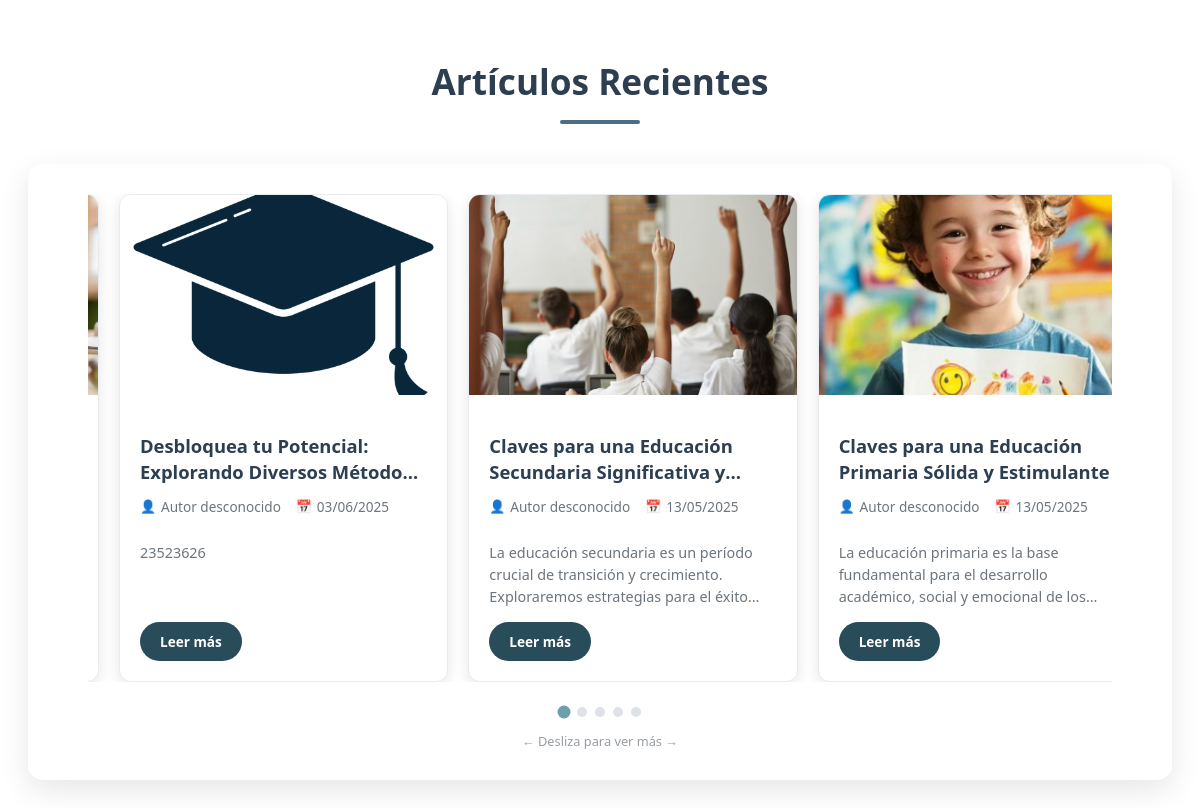
The app's page /PHP/carrusel_noticias.php with its own data.
### tables this page shows
CREATE TABLE `publicaciones_2` (
  `id` int(11) NOT NULL,
  `titular` varchar(255) NOT NULL,
  `fecha` date NOT NULL,
  `descripcion_corta` varchar(255) NOT NULL,
  `contenido` text NOT NULL,
  `referencia` varchar(255) NOT NULL,
  `imagen` varchar(255) DEFAULT NULL COMMENT 'Ruta/nombre del archivo de imagen',
  `categoria` varchar(50) NOT NULL,
  `fecha_creacion` timestamp NOT NULL DEFAULT current_timestamp(),
  `total_ratings` int(11) DEFAULT 0,
  `rating_count` int(11) DEFAULT 0,
  `mensaje` varchar(255) NOT NULL,
  `estado` enum('publicado','archivado') DEFAULT 'publicado',
  `categoria_id` int(11) DEFAULT NULL
);

### PHP/carrusel_noticias.php (the view, shortened to what this page needs)
<?php
include 'blog_db.php';
$sql = "SELECT * FROM publicaciones_2 WHERE estado = 'publicado' ORDER BY fecha_creacion DESC LIMIT 5";
$resultado = $conn->query($sql);
if ($resultado && $resultado->num_rows > 0) {
    $noticias = [];
    while ($fila = $resultado->fetch_assoc()) {
        $noticias[] = $fila;
    }
    ?>
    <!DOCTYPE html>
    <html lang="es">
    <head>
        <link rel="stylesheet" href="../css/carrusel noticias.css">
    </head>
    <body>
        <div class="news-carousel-container">
            <div class="carousel-section-header">
                <h2>Artículos Recientes</h2>
                <div class="carousel-underline"></div>
            </div>
            <div class="carousel-main-container">
                <div class="carousel-wrapper">
                    <div class="carousel-track" id="carouselTrack">
                        <?php foreach ($noticias as $fila):
                            $titular = htmlspecialchars($fila['titular'] ?? 'Sin título');
                            $autor = htmlspecialchars($fila['autor'] ?? 'Autor desconocido');
                            $fecha = isset($fila['fecha_creacion']) ? date('d/m/Y', strtotime($fila['fecha_creacion'])) : '';
                            $descripcion = htmlspecialchars($fila['descripcion_corta'] ?? 'Sin descripción disponible');
                            $imagen = isset($fila['imagen']) ? '../images/publicaciones/' . htmlspecialchars($fila['imagen']) : '../images/default-news.jpg';
                            $id = $fila['id'] ?? 0;
                        ?>
                        <div class="carousel-article-card">
                            <div class="carousel-card-image">
                                <img src="<?= $imagen ?>" alt="<?= $titular ?>" onerror="this.src='../images/default-news.jpg'">
                            </div>
                            <div class="carousel-card-content">
                                <h3 class="carousel-card-title"><?= $titular ?></h3>
                                <div class="carousel-card-meta">
                                    <div class="carousel-meta-item">
                                        <span class="carousel-meta-icon">👤</span><span><?= $autor ?></span>
                                    </div>
                                    <div class="carousel-meta-item">
                                        <span class="carousel-meta-icon">📅</span><span><?= $fecha ?></span>
                                    </div>
                                </div>
                                <p class="carousel-card-description"><?= $descripcion ?></p>
                                <a href="../PHP/post_completo.php?id=<?= $id ?>" class="carousel-read-more-btn">Leer más</a>
                            </div>
                        </div>
                        <?php endforeach; ?>
                    </div>
                </div>
                <?php if (count($noticias) > 1): ?>
                    <div class="carousel-indicators">
                        <?php for ($i = 0; $i < count($noticias); $i++): ?>
                            <div class="carousel-indicator <?= $i === 0 ? 'active' : '' ?>" data-position="<?= $i ?>"></div>
                        <?php endfor; ?>
                    </div>
                <?php endif; ?>
                <div class="carousel-swipe-hint">
                    <span>← Desliza para ver más →</span>
                </div>
            </div>
        </div>
    </body>
    </html>
    <?php
} else {
    echo '<div class="carousel-no-news"><p>No hay noticias disponibles en este momento.</p></div>';
}
?>

### css/carrusel noticias.css (style rules this page uses)
.news-carousel-container { max-width: 1200px; margin: 0 auto; padding: 20px; font-family: 'Segoe UI', Tahoma, Geneva, Verdana, sans-serif; }
.carousel-section-header { text-align: center; margin-bottom: 40px; }
.carousel-section-header h2 { font-size: 2.2rem; color: #2c3e50; font-weight: 700; margin-bottom: 15px; }
.carousel-underline { width: 80px; height: 4px; background: linear-gradient(90deg, #4a6e82, #4a6e82); margin: 0 auto; border-radius: 2px; }
.carousel-main-container { position: relative; overflow: hidden; border-radius: 15px; background: white; box-shadow: 0 10px 30px rgba(0, 0, 0, 0.1); padding: 30px 60px; }
.carousel-wrapper { position: relative; width: 100%; overflow: hidden; touch-action: pan-y pinch-zoom; }
.carousel-track { display: flex; transition: transform 0.6s cubic-bezier(0.25, 0.46, 0.45, 0.94); gap: 20px; will-change: transform; }
.carousel-article-card { min-width: calc(33.333% - 14px); max-width: calc(33.333% - 14px); flex-shrink: 0; background: white; border-radius: 12px; overflow: hidden; box-shadow: 0 4px 15px rgba(0, 0, 0, 0.1); transition: all 0.3s ease; border: 1px solid #e9ecef; display: flex; flex-direction: column; cursor: grab; }
.carousel-card-image { height: 200px; overflow: hidden; position: relative; flex-shrink: 0; }
.carousel-card-image img { width: 100%; height: 100%; object-fit: cover; transition: transform 0.3s ease; user-select: none; pointer-events: none; }
.carousel-card-content { padding: 20px; flex-grow: 1; display: flex; flex-direction: column; }
.carousel-card-title { font-size: 1.15rem; font-weight: 600; color: #2c3e50; margin-bottom: 12px; line-height: 1.4; display: -webkit-box; -webkit-line-clamp: 2; -webkit-box-orient: vertical; overflow: hidden; min-height: 2.8em; }
.carousel-card-meta { display: flex; align-items: center; gap: 15px; margin-bottom: 12px; font-size: 0.85rem; color: #6c757d; }
.carousel-meta-item { display: flex; align-items: center; gap: 5px; }
.carousel-meta-icon { font-size: 0.8rem; }
.carousel-card-description { font-size: 0.9rem; line-height: 1.5; color: #6c757d; margin-bottom: 15px; display: -webkit-box; -webkit-line-clamp: 3; -webkit-box-orient: vertical; overflow: hidden; flex-grow: 1; }
.carousel-read-more-btn { display: inline-block; padding: 10px 20px; background: linear-gradient(135deg, #294c5b, #294c5b); color: white; text-decoration: none; border-radius: 20px; font-weight: 600; font-size: 0.85rem; transition: all 0.3s ease; text-align: center; align-self: flex-start; }
.carousel-indicators { display: flex; justify-content: center; gap: 8px; margin-top: 25px; }
.carousel-indicator { width: 10px; height: 10px; border-radius: 50%; background: #dee2e6; cursor: pointer; transition: all 0.3s ease; }
.carousel-indicator.active { background: #6d9eab; transform: scale(1.3); }
.carousel-swipe-hint { text-align: center; margin-top: 15px; color: #6c757d; font-size: 0.8rem; opacity: 0.7; }

### records on screen
publicaciones_2: imagen (picture), titular "Desbloquea tu Potencial: Explorando Diversos…", autor "Autor desconocido", fecha_creacion "03/06/2025", descripcion_corta "23523626"
publicaciones_2: imagen (picture), titular "Claves para una Educación Secundaria Significativa…", autor "Autor desconocido", fecha_creacion "13/05/2025", descripcion_corta "La educación secundaria es un período crucial de transición y crecimiento. Exploraremos estrategias para el…"
publicaciones_2: imagen (picture), titular "Claves para una Educación Primaria Sólida y Estimulante", autor "Autor desconocido", fecha_creacion "13/05/2025", descripcion_corta "La educación primaria es la base fundamental para el desarrollo académico, social y emocional de…"
publicaciones_2: imagen (picture)
